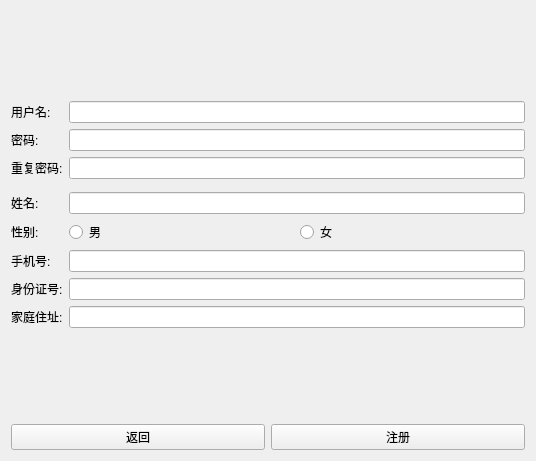
<?xml version="1.0" encoding="UTF-8"?>
<ui version="4.0">
 <class>SignupForm</class>
 <widget class="QWidget" name="SignupForm">
  <property name="geometry">
   <rect>
    <x>0</x>
    <y>0</y>
    <width>536</width>
    <height>461</height>
   </rect>
  </property>
  <property name="windowTitle">
   <string>Form</string>
  </property>
  <layout class="QVBoxLayout" name="verticalLayout">
   <item>
    <widget class="QLabel" name="emptyLabel">
     <property name="text">
      <string/>
     </property>
    </widget>
   </item>
   <item>
    <layout class="QFormLayout" name="formLayout">
     <item row="0" column="0">
      <widget class="QLabel" name="label">
       <property name="text">
        <string>用户名:</string>
       </property>
      </widget>
     </item>
     <item row="0" column="1">
      <widget class="QLineEdit" name="signusername"/>
     </item>
     <item row="1" column="0">
      <widget class="QLabel" name="label_2">
       <property name="text">
        <string>密码:</string>
       </property>
      </widget>
     </item>
     <item row="2" column="0">
      <widget class="QLabel" name="label_4">
       <property name="text">
        <string>重复密码:</string>
       </property>
      </widget>
     </item>
     <item row="2" column="1">
      <widget class="QLineEdit" name="reppasswd"/>
     </item>
     <item row="1" column="1">
      <widget class="QLineEdit" name="signpasswd"/>
     </item>
    </layout>
   </item>
   <item>
    <layout class="QGridLayout" name="gridLayout">
     <item row="0" column="0">
      <widget class="QLabel" name="label_6">
       <property name="text">
        <string>姓名:</string>
       </property>
      </widget>
     </item>
     <item row="0" column="1">
      <widget class="QLineEdit" name="signName"/>
     </item>
     <item row="1" column="0">
      <widget class="QLabel" name="label_7">
       <property name="text">
        <string>性别:</string>
       </property>
      </widget>
     </item>
     <item row="1" column="1">
      <layout class="QHBoxLayout" name="horizontalLayout_2">
       <item>
        <widget class="QRadioButton" name="radioButton">
         <property name="text">
          <string>男</string>
         </property>
        </widget>
       </item>
       <item>
        <widget class="QRadioButton" name="radioButton_2">
         <property name="text">
          <string>女</string>
         </property>
        </widget>
       </item>
      </layout>
     </item>
     <item row="2" column="0">
      <widget class="QLabel" name="label_8">
       <property name="text">
        <string>手机号:</string>
       </property>
      </widget>
     </item>
     <item row="2" column="1">
      <widget class="QLineEdit" name="signPhone"/>
     </item>
     <item row="3" column="0">
      <widget class="QLabel" name="label_9">
       <property name="text">
        <string>身份证号:</string>
       </property>
      </widget>
     </item>
     <item row="3" column="1">
      <widget class="QLineEdit" name="signNumber"/>
     </item>
     <item row="4" column="0">
      <widget class="QLabel" name="label_5">
       <property name="text">
        <string>家庭住址:</string>
       </property>
      </widget>
     </item>
     <item row="4" column="1">
      <widget class="QLineEdit" name="signArea"/>
     </item>
    </layout>
   </item>
   <item>
    <widget class="QLabel" name="label_3">
     <property name="text">
      <string/>
     </property>
    </widget>
   </item>
   <item>
    <layout class="QHBoxLayout" name="horizontalLayout">
     <item>
      <widget class="QPushButton" name="signBack">
       <property name="text">
        <string>返回</string>
       </property>
      </widget>
     </item>
     <item>
      <widget class="QPushButton" name="signSubmit">
       <property name="text">
        <string>注册</string>
       </property>
      </widget>
     </item>
    </layout>
   </item>
  </layout>
 </widget>
 <resources/>
 <connections/>
</ui>
